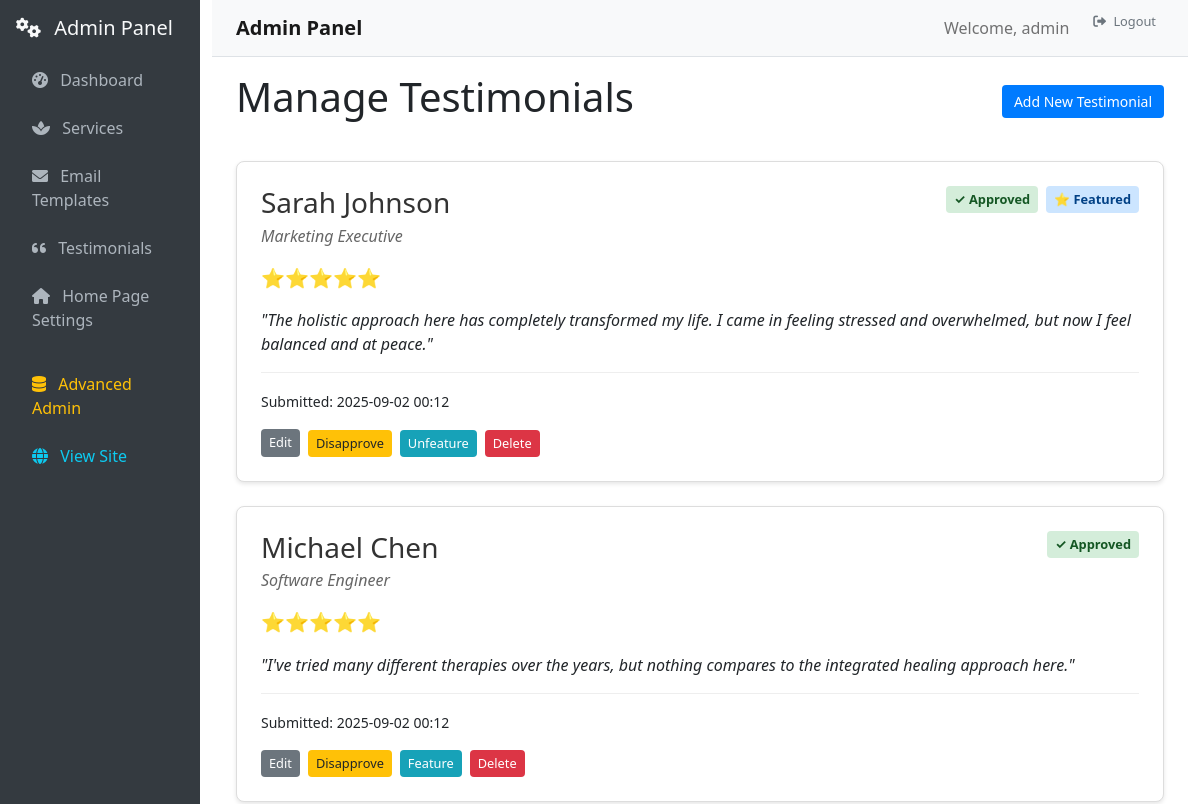
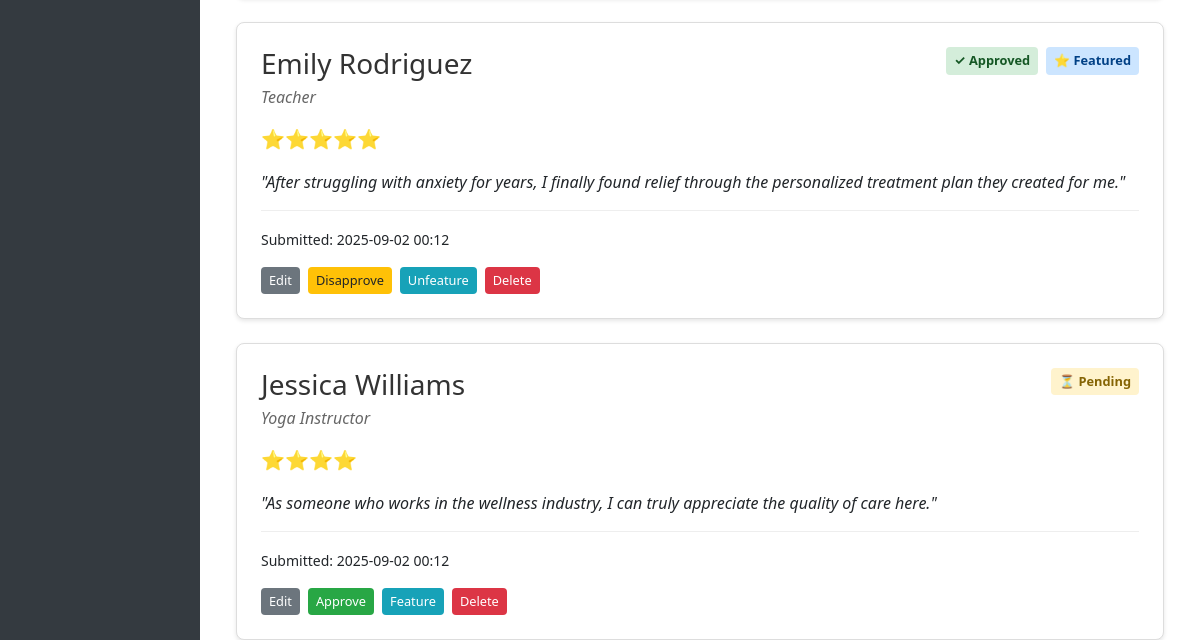
Page /testimonials/admin (signed in) on the earlier database version (2 pictures, top to bottom).
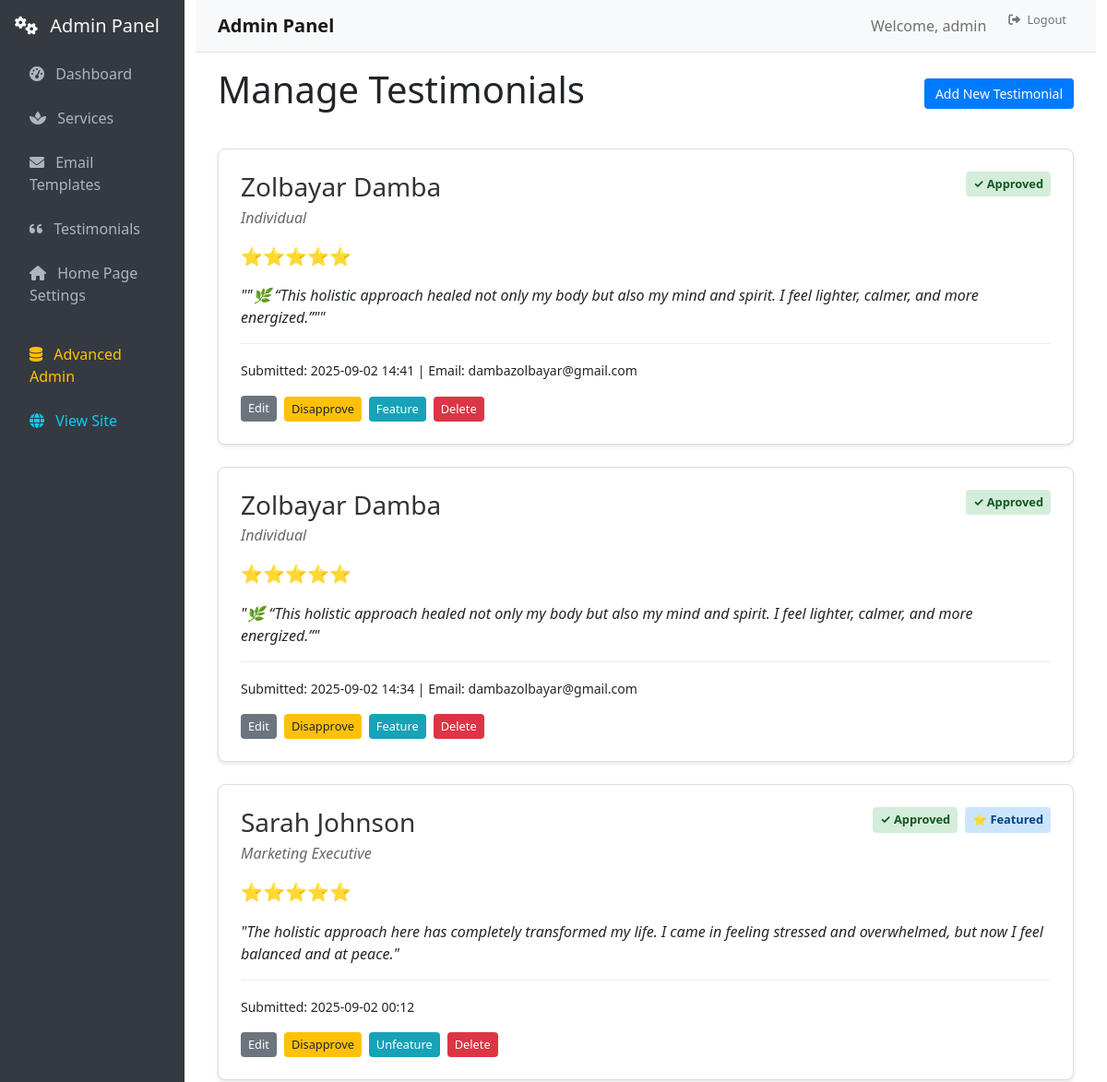
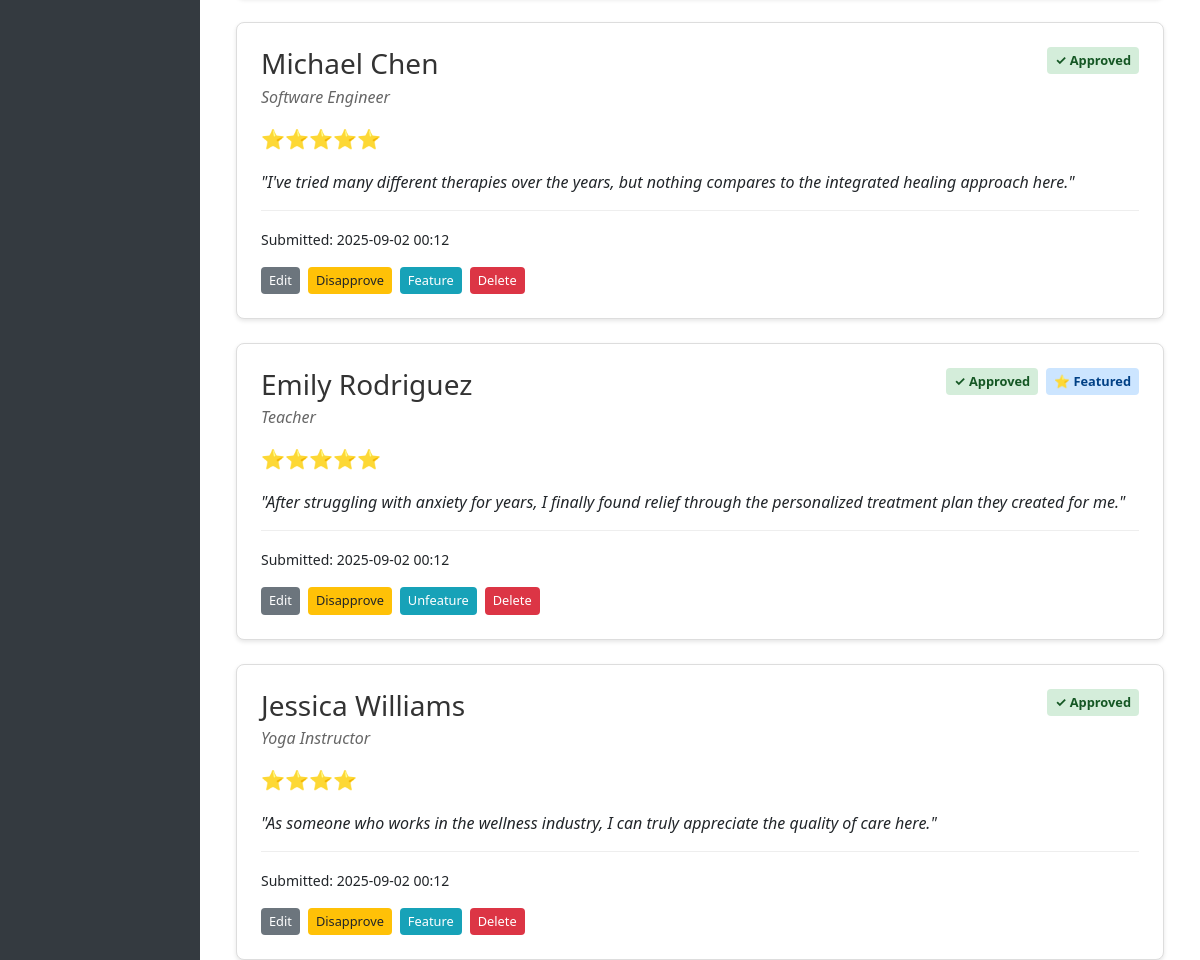
Same page on the later database version (2 pictures, top to bottom).
### db/models.py (models this page shows, shortened)
class User(db.Model, UserMixin):
    __tablename__ = 'users'
    id = db.Column(db.Integer, primary_key=True, autoincrement=True)
    is_paid = db.Column(db.Boolean, default=False)
    username = db.Column(db.String(80), nullable=False, unique=True)
    email = db.Column(db.String(120), nullable=False, unique=True)
    password = db.Column(db.String(128), nullable=False)
    role_id = db.Column(db.Integer, db.ForeignKey('roles.id'), nullable=False)
    role = db.relationship('Role', backref=db.backref('users', lazy=True))
    created_at = db.Column(db.DateTime, default=db.func.now())
    updated_at = db.Column(db.DateTime, default=db.func.now(), onupdate=db.func.now())

class Testimonial(db.Model):
    __tablename__ = "testimonials"
    id = db.Column(db.Integer, primary_key=True)
    client_name = db.Column(db.String(100), nullable=False)
    client_title = db.Column(db.String(100), nullable=True)  # Job title or profession
    testimonial_text = db.Column(db.Text, nullable=False)
    rating = db.Column(db.Integer, nullable=False, default=5)  # 1-5 star rating
    is_approved = db.Column(db.Boolean, default=False, nullable=False)  # Admin approval
    is_featured = db.Column(db.Boolean, default=False, nullable=False)  # Show on homepage
    email = db.Column(db.String(120), nullable=True)  # Optional client email
    created_at = db.Column(db.DateTime, default=db.func.now())
    updated_at = db.Column(db.DateTime, default=db.func.now(), onupdate=db.func.now())
    approved_at = db.Column(db.DateTime, nullable=True)
    approved_by = db.Column(db.Integer, db.ForeignKey('users.id'), nullable=True)
    approver = db.relationship('User', backref=db.backref('approved_testimonials', lazy=True))
    def get_star_display(self):
        return "⭐" * self.rating

### routes/testimony.py (the view)
@testimony_bp.route('/admin')
@admin_required
def admin_testimonials():
    testimonials = Testimonial.query.order_by(Testimonial.created_at.desc()).all()
    return render_template('admin/testimonials.html', testimonials=testimonials)

### flask_app.py (called while the page is built)
@login_manager.user_loader
def load_user(user_id):
    return User.query.get(int(user_id))

### routes/testimony.py (called while the page is built)
def admin_required(f):
    @wraps(f)
    def decorated_function(*args, **kwargs):
        if not current_user.is_authenticated:
            flash('Please log in to access this page.', 'error')
            return redirect(url_for('auth.login'))
        if not hasattr(current_user, 'role') or current_user.role.name != 'admin':
            flash('Access denied. Admin role required.', 'error')
            return redirect(url_for('home'))
        return f(*args, **kwargs)
    return decorated_function

### templates/admin/testimonials.html (shortened to what this page needs)
{% extends "admin/base.html" %}
{% block content %}
<div class="admin-header">
    <h1>Manage Testimonials</h1>
    <a href="{{ url_for('admin_panel.create_testimonial') }}" class="btn btn-primary">Add New Testimonial</a>
</div>
<div class="testimonials-grid">
    {% for testimonial in testimonials %}
    <div class="testimonial-admin-card">
        <div class="testimonial-header">
            <div class="client-info">
                <h3>{{ testimonial.client_name }}</h3>
                {% if testimonial.client_title %}
                <p class="client-title">{{ testimonial.client_title }}</p>
                {% endif %}
            </div>
            <div class="testimonial-status">
                {% if testimonial.is_approved %}
                    <span class="status-badge approved">✓ Approved</span>
                {% else %}
                    <span class="status-badge pending">⏳ Pending</span>
                {% endif %}
                {% if testimonial.is_featured %}
                    <span class="status-badge featured">⭐ Featured</span>
                {% endif %}
            </div>
        </div>
        <div class="rating">
            {{ testimonial.get_star_display() }}
        </div>
        <div class="testimonial-text">
            <p>"{{ testimonial.testimonial_text }}"</p>
        </div>
        <div class="testimonial-meta">
            <small>
                Submitted: {{ testimonial.created_at.strftime('%Y-%m-%d %H:%M') }}
                {% if testimonial.email %}
                | Email: {{ testimonial.email }}
                {% endif %}
            </small>
        </div>
        <div class="testimonial-actions">
            <a href="{{ url_for('admin_panel.edit_testimonial', testimonial_id=testimonial.id) }}" class="btn btn-secondary btn-sm">Edit</a>
            {% if testimonial.is_approved %}
                <form method="POST" action="{{ url_for('admin_panel.disapprove_testimonial', testimonial_id=testimonial.id) }}" style="display: inline;">
                    <button type="submit" class="btn btn-warning btn-sm" onclick="return confirm('Disapprove this testimonial?')">Disapprove</button>
                </form>
            {% else %}
                <form method="POST" action="{{ url_for('admin_panel.approve_testimonial', testimonial_id=testimonial.id) }}" style="display: inline;">
                    <button type="submit" class="btn btn-success btn-sm">Approve</button>
                </form>
            {% endif %}
            <form method="POST" action="{{ url_for('admin_panel.toggle_feature_testimonial', testimonial_id=testimonial.id) }}" style="display: inline;">
                <button type="submit" class="btn btn-info btn-sm">
                    {% if testimonial.is_featured %}Unfeature{% else %}Feature{% endif %}
                </button>
            </form>
            <form method="POST" action="{{ url_for('admin_panel.delete_testimonial', testimonial_id=testimonial.id) }}" style="display: inline;">
                <button type="submit" class="btn btn-danger btn-sm" onclick="return confirm('Delete this testimonial permanently?')">Delete</button>
            </form>
        </div>
    </div>
    {% else %}
    <div class="no-testimonials">
        <p>No testimonials found. <a href="{{ url_for('admin_panel.create_testimonial') }}">Create the first one</a>.</p>
    </div>
    {% endfor %}
</div>
{% endblock %}

### templates/admin/base.html (shortened to what this page needs)
<!DOCTYPE html>
<html lang="en">
<head>
    <link href="https://cdn.jsdelivr.net/npm/bootstrap@5.1.3/dist/css/bootstrap.min.css" rel="stylesheet">
    <link href="https://cdnjs.cloudflare.com/ajax/libs/font-awesome/6.0.0/css/all.min.css" rel="stylesheet">
</head>
<body>
    <div class="container-fluid">
        <div class="row">
            <nav class="col-md-3 col-lg-2 sidebar p-3">
                <div class="mb-3">
                    <h5 class="text-light">
                        <i class="fas fa-cogs me-2"></i>
                        Admin Panel
                    </h5>
                </div>
                <ul class="nav flex-column">
                    <li class="nav-item">
                        <a class="nav-link {% if request.endpoint == 'admin_panel.admin_panel' %}active{% endif %}"
                           href="{{ url_for('admin_panel.admin_panel') }}">
                            <i class="fas fa-tachometer-alt me-2"></i>
                            Dashboard
                        </a>
                    </li>
                    <li class="nav-item">
                        <a class="nav-link {% if request.endpoint == 'admin_panel.admin_services' %}active{% endif %}"
                           href="{{ url_for('admin_panel.admin_services') }}">
                            <i class="fas fa-spa me-2"></i>
                            Services
                        </a>
                    </li>
                    <li class="nav-item">
                        <a class="nav-link {% if request.endpoint == 'admin_panel.admin_emails' %}active{% endif %}"
                           href="{{ url_for('admin_panel.admin_emails') }}">
                            <i class="fas fa-envelope me-2"></i>
                            Email Templates
                        </a>
                    </li>
                    <li class="nav-item">
                        <a class="nav-link {% if request.endpoint == 'admin_panel.admin_testimonials' %}active{% endif %}"
                           href="{{ url_for('admin_panel.admin_testimonials') }}">
                            <i class="fas fa-quote-left me-2"></i>
                            Testimonials
                        </a>
                    </li>
                    <li class="nav-item">
                        <a class="nav-link {% if request.endpoint == 'admin_panel.admin_settings' %}active{% endif %}"
                           href="{{ url_for('admin_panel.admin_settings') }}">
                            <i class="fas fa-home me-2"></i>
                            Home Page Settings
                        </a>
                    </li>
                    <li class="nav-item mt-3">
                        <a class="nav-link text-warning" href="/admin/">
                            <i class="fas fa-database me-2"></i>
                            Advanced Admin
                        </a>
                    </li>
                    <li class="nav-item">
                        <a class="nav-link text-info" href="{{ url_for('home') }}">
                            <i class="fas fa-globe me-2"></i>
                            View Site
                        </a>
                    </li>
                </ul>
            </nav>
            <main class="col-md-9 col-lg-10 main-content">
                <nav class="navbar navbar-expand-lg navbar-light bg-light border-bottom">
                    <div class="container-fluid">
                        <span class="navbar-brand mb-0 h1">
                            {% block page_title %}Admin Panel{% endblock %}
                        </span>
                        <div class="navbar-nav ms-auto">
                            <span class="navbar-text me-3">
                                Welcome, {{ current_user.username }}
                            </span>
                            <a class="btn btn-outline-secondary btn-sm" href="/api/logout" onclick="handleLogout(event)">
                                <i class="fas fa-sign-out-alt me-1"></i>
                                Logout
                            </a>
                        </div>
                    </div>
                </nav>
                <div class="container-fluid mt-3">
                    {% block content %}{% endblock %}
                </div>
            </main>
        </div>
    </div>
</body>
</html>

### templates/admin/base.html (style rules this page uses)
.sidebar { min-height: 100vh; background: #343a40; }
.sidebar .nav-link { color: #adb5bd; border-radius: 0.25rem; margin: 0.25rem 0; }
.main-content { min-height: 100vh; }
.navbar-brand { font-weight: bold; }

### templates/admin/testimonials.html (style rules this page uses)
.admin-header { display: flex; justify-content: space-between; align-items: center; margin-bottom: 2rem; }
.testimonials-grid { display: grid; gap: 1.5rem; }
.testimonial-admin-card { background: white; border: 1px solid #ddd; border-radius: 8px; padding: 1.5rem; box-shadow: 0 2px 4px rgba(0,0,0,0.1); }
.testimonial-header { display: flex; justify-content: space-between; align-items: flex-start; margin-bottom: 1rem; }
.client-info h3 { margin: 0; color: #333; }
.client-title { margin: 0.25rem 0 0 0; color: #666; font-style: italic; }
.testimonial-status { display: flex; gap: 0.5rem; flex-wrap: wrap; }
.status-badge { padding: 0.25rem 0.5rem; border-radius: 4px; font-size: 0.8rem; font-weight: bold; }
.status-badge.approved { background: #d4edda; color: #155724; }
.status-badge.featured { background: #cce5ff; color: #004085; }
.rating { font-size: 1.2rem; margin-bottom: 1rem; }
.testimonial-text { margin-bottom: 1rem; font-style: italic; }
.testimonial-meta { margin-bottom: 1rem; padding-top: 1rem; border-top: 1px solid #eee; }
.testimonial-actions { display: flex; gap: 0.5rem; flex-wrap: wrap; }
.btn { padding: 0.375rem 0.75rem; border: none; border-radius: 4px; cursor: pointer; text-decoration: none; font-size: 0.875rem; }
.btn-primary { background: #007bff; color: white; }
.btn-secondary { background: #6c757d; color: white; }
.btn-warning { background: #ffc107; color: #212529; }
.btn-info { background: #17a2b8; color: white; }
.btn-danger { background: #dc3545; color: white; }
.btn-sm { padding: 0.25rem 0.5rem; font-size: 0.8rem; }

Differences in the rows shown:
added Testimonial: client_name "Zolbayar Damba", client_title "Individual", is_approved "✓ Approved", star "⭐⭐⭐⭐⭐", testimonial_text "\"🌿 “This holistic approach healed not only my body but also my mind and spirit. I feel lighter, calmer, and more energized.”\"", created_at "2025-09-02 14:41", email "dambazolbayar@gmail.com", is_featured "Feature"
added Testimonial: client_name "Zolbayar Damba", client_title "Individual", is_approved "✓ Approved", star "⭐⭐⭐⭐⭐", testimonial_text "🌿 “This holistic approach healed not only my body but also my mind and spirit. I feel lighter, calmer, and more energized.”", created_at "2025-09-02 14:34", email "dambazolbayar@gmail.com", is_featured "Feature"
changed Testimonial "Jessica Williams": is_approved "⏳ Pending Approve" → "✓ Approved Disapprove"
